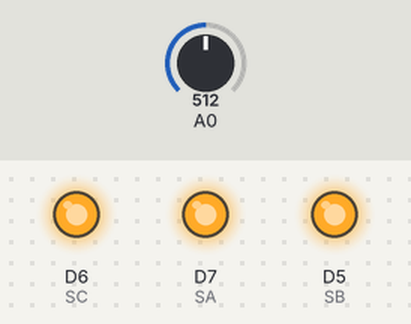
Simulated run of this program. Board: ESP8266 (NodeMCU). On the bench: output pins drawn as LEDs (lit = HIGH). The inputs (shaded band) are chosen by the test bench; at power-on: A0 = 512. What the program prints to the serial monitor is not drawn.

Above: at 0.1 s.
Timing chart, 0 to 1.6 s (numbered marks = the images above):
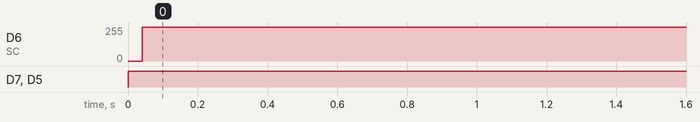

Measured:
- by itself, D6 (SC): 0/255 → 255/255 at 0.04 s
- by itself, D7 (SA), D5 (SB): LOW → HIGH at 0.00 s

The program:

main.cpp
```cpp
#include <Arduino.h>
/*
 ESP8266 4051 Multiplexer
 NodeMCU ->  4051
 ---------------
 D7    ->   S0 (A)
 D5    ->   S1 (B)
 D6    ->   S2 (C)
 A0    ->   Common
 3.3v  ->   VCC
 G     ->   GND
 G     ->   Inhibit
 G     ->   VEE
*/

#define SA D7
#define SB D5
#define SC D6

void setup()
{
  Serial.begin(115200);
  pinMode(SA, OUTPUT);
  pinMode(SB, OUTPUT);
  pinMode(SC, OUTPUT);
}

int analogReadX(int bit)
{
  digitalWrite(SA, (bit >> 2) & B1); // MSB
  digitalWrite(SB, (bit >> 1) & B1);
  digitalWrite(SC, (bit >> 0) & B1); // LSB
  // Persentase
  return static_cast<int>((analogRead(A0) / 4) * (100.0f / 256.0f));
}

void loop()
{
  Serial.printf("%d\t", analogReadX(0)); // X0
  Serial.printf("%d\t", analogReadX(1)); // X1
  Serial.printf("%d\t", analogReadX(2)); // X2
  Serial.printf("%d\t", analogReadX(3)); // X3
  Serial.printf("%d\t", analogReadX(4)); // X4
  Serial.printf("%d\t", analogReadX(5)); // X5
  Serial.printf("%d\t", analogReadX(6)); // X6
  Serial.printf("%d\t", analogReadX(7)); // X7
  Serial.println();
  delay(1000);
}
```
